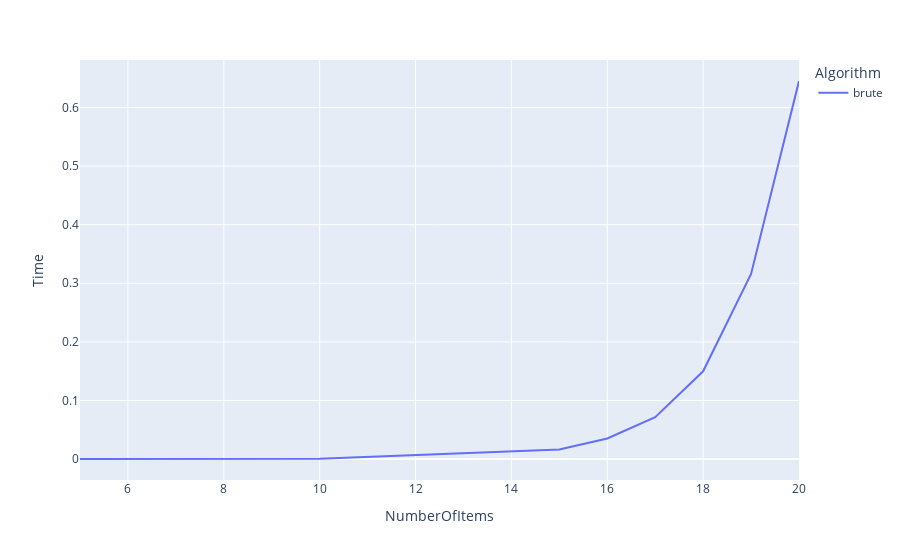

Here is the notebook cell this chart was saved with:
### Code cell
df = performExperiment(brute)
cumulativeDF = pd.concat([cumulativeDF, df])
showGraph(df)

### Figure 1 — Plotly figure (JSON) as saved in the notebook; plotly's stock layout.template omitted (floating-point values rounded to 4 significant figures)
{"data": [{"hovertemplate": "Algorithm=brute<br>NumberOfItems=%{x}<br>Time=%{y}<extra></extra>", "legendgroup": "brute", "line": {"color": "#636efa", "dash": "solid"}, "marker": {"symbol": "circle"}, "mode": "lines", "name": "brute", "orientation": "v", "showlegend": true, "type": "scatter", "x": [5, 10, 15, 16, 17, 18, 19, 20], "xaxis": "x", "y": [0, 0.0003507, 0.01608, 0.03506, 0.07137, 0.1498, 0.3158, 0.6454], "yaxis": "y"}], "layout": {"legend": {"title": {"text": "Algorithm"}, "tracegroupgap": 0}, "margin": {"t": 60}, "xaxis": {"anchor": "y", "domain": [0, 1], "title": {"text": "NumberOfItems"}}, "yaxis": {"anchor": "x", "domain": [0, 1], "title": {"text": "Time"}}}}
